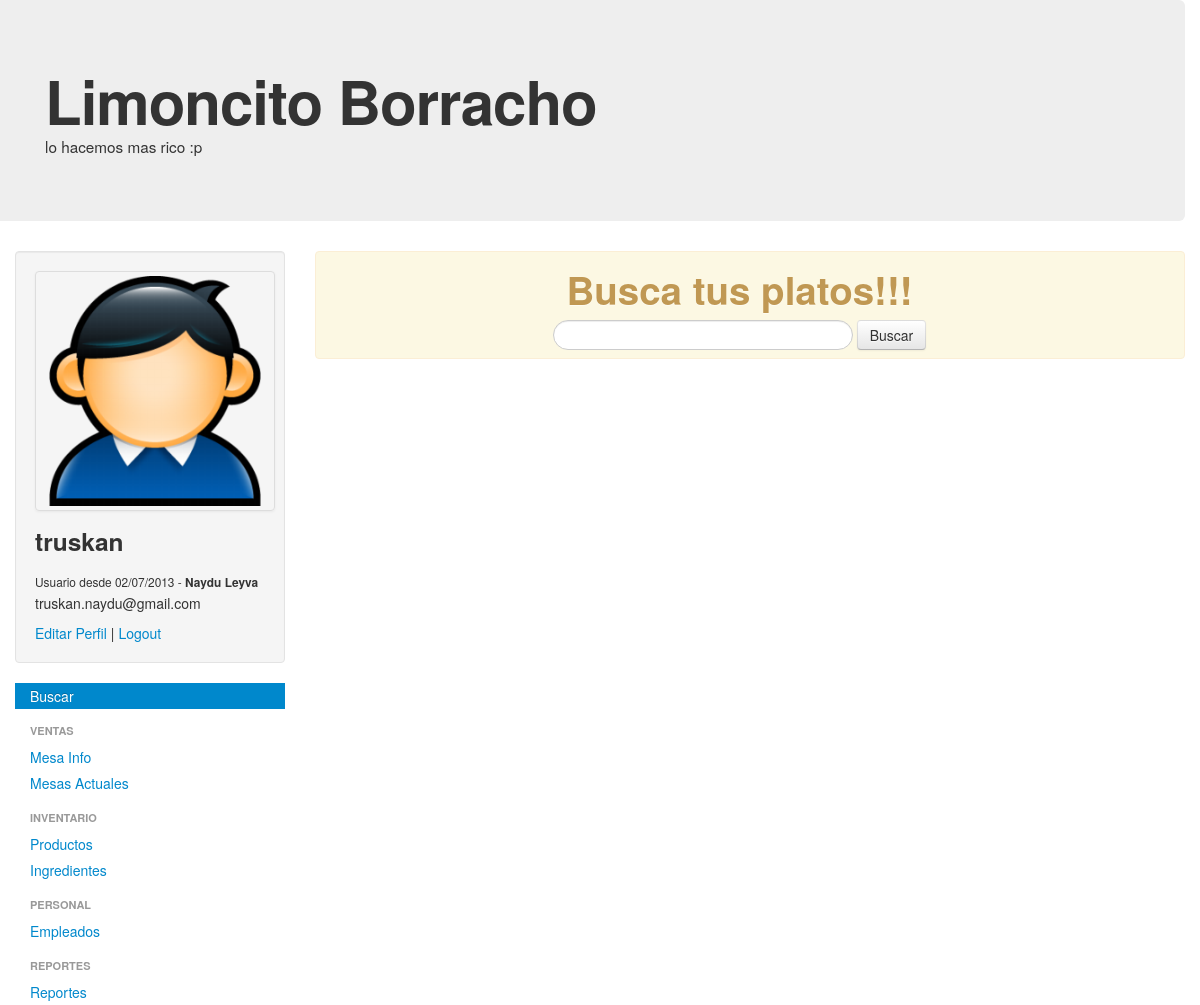
/app_admin.php (signed in), run on the app's committed database.
### tables this page shows
CREATE TABLE `empleado` (
  `id` int(11) NOT NULL AUTO_INCREMENT,
  `nombre` text NOT NULL,
  `usuario` text NOT NULL,
  `clave` text NOT NULL,
  `email` text NOT NULL,
  `foto` text NOT NULL,
  `f_creacion` varchar(10) NOT NULL,
  PRIMARY KEY (`id`)
);

### config/funciones.php (called while the page is built, shortened)
<?php
function listarDatosPorId($tabla,$id) {
	$sql_aux="describe ".$tabla;
	$resultado_aux=mysql_query($sql_aux);
	$campos=array();
	while ($filas_aux=mysql_fetch_assoc($resultado_aux)) {
		$campos[]=$filas_aux["Field"];
	}
	$sql="SELECT * FROM ".$tabla." WHERE id='$id'";
	$resultado=mysql_query($sql);
	$tabla=array();
	while ($filas=mysql_fetch_assoc($resultado)) {
		foreach($campos as $item) {
			$tabla[$filas["id"]][$item]=$filas[$item];
		}
	}
	return $tabla;
}
?>

### perfil.php (the view)
<div class="well">
			<?php
			$tabla=listarDatosPorId("empleado",$_SESSION["id_usuario"]);
			foreach ($tabla as $item) { ?>
				<img class="thumbnail" src="<?php print $item["foto"];?>" alt="<?php print $item["usuario"];?>"/>
				<h3><?php print $item["usuario"];?></h3>
				<small>Usuario desde <?php print date('d/m/Y',$item["f_creacion"]); ?> - <strong><?php print ucwords($item["nombre"]); ?></strong></small>
				<p><?php print $item["email"];?></p>
				<a href="app_admin.php?accion=editar&id=<?php print $_SESSION["id_usuario"];?>">Editar Perfil</a> | <a href="cerrar_sesion.php">Logout</a>
			<?php
			}
			?>
				</div>

### data on the page
empleado: foto (picture), usuario "truskan", f_creacion "02/07/2013", nombre "Naydu Leyva", email "truskan.naydu@gmail.com"
